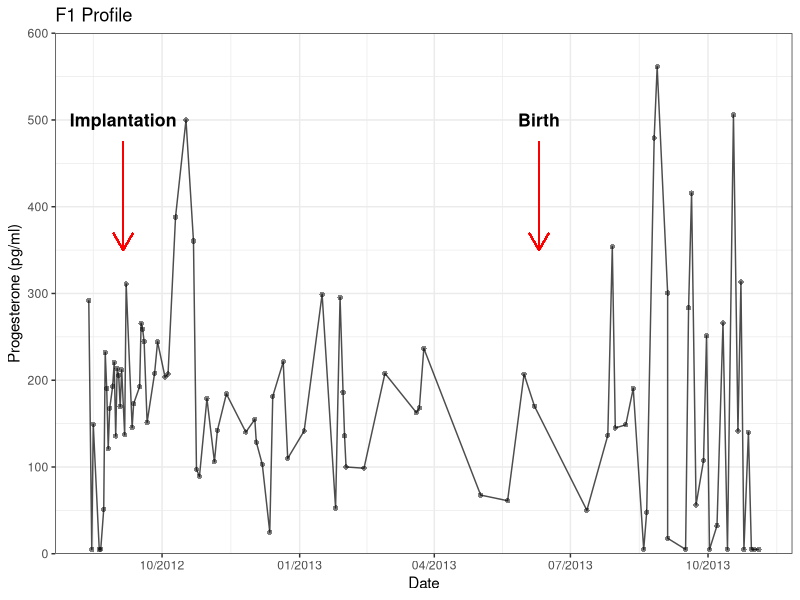

Recreate this plot in R. (Note: this script raises an error after producing the figure.)
## This script creates Progesterone plots for the harbor seal saliva manuscript


## set up ~~~~~~~~~~~~~~~~~~~~~~~~~~~~~~~~~~~~~~~~~~~~~~~~~~~~~~~~~~~~~~~~~~~~~
library(here)
library(cowplot)
library(tidyverse)
library(readxl)

#check to see that here() leads to root directory or top-level folder
here()

#if incorrect, enter `set_here(path = "...")`
#restart RStudio
#check here() again to make sure you're in the right top-level folder

#clean environment
rm(list = ls())

#import data
data <- read_excel(here("data", "Progesterone data.xlsx"))

################################
# Stats
################################

#how many samples (n) per animal
data %>%
  count(ID)

#rename P column
colnames(data)[4] <- "Progesterone"

#summary stats 
data %>%
  group_by(ID) %>%
  summarise(min = min(Progesterone),
            mean = mean(Progesterone),
            max = max(Progesterone),
            sd = sd(Progesterone))

################################
# Individual plots
################################

#pull out f1 data
f1 <- data %>%
  filter(ID == "F1") 

#format date column
f1 <- f1 %>% 
  mutate(f1, Date = as.Date(Date, format = "%Y"))

#F1 plot
f1.plot <- ggplot(f1, aes(x = Date)) +
  geom_line(aes(y = Progesterone), lty = 1, alpha = 0.7) +
  geom_point(aes(y = Progesterone), shape = 16, alpha = 0.5) +
  labs(title = "F1 Profile", y = "Progesterone (pg/ml)") +
  theme_bw() +
  scale_y_continuous(expand = c(0,0), limits = c(0, 600)) +
  scale_x_date(date_labels = "%m/%Y") 

#add labels and arrows
f1.plot +
  annotate("text", x = as.Date("2012-09-5"), y = 500, label = "Implantation", fontface = "bold", size = 4.5) +
  geom_segment(aes(x = as.Date("2012-09-5"), y = 475, xend = as.Date("2012-09-5"), yend = 350),
                               arrow = arrow(length = unit(0.5, "cm")), color = "red") +
  annotate("text", x = as.Date("2013-06-10"), y = 500, label = "Birth", fontface = "bold", size = 4.5) +
  geom_segment(aes(x = as.Date("2013-06-10"), y = 475, xend = as.Date("2013-06-10"), yend = 350),
               arrow = arrow(length = unit(0.5, "cm")), color = "red")


#turn off graphics panel in R studio
graphics.off()

#open new window, change size if needed
windows(8,6, record=T)

print(f1.plot)

ggsave(here("output", "F1 profile.png"))


##################################

#pull out f2 data
f2 <- data %>%
  filter(ID == "F2") 

#clean up date column
f2 <- f2 %>% 
  mutate(f2, Date = as.Date(Date, format = "%Y"))

#F2 plot
f2.plot <- ggplot(f2, aes(x = Date)) +
  geom_line(aes(y = Progesterone), lty = 1, alpha = 0.7) +
  geom_point(aes(y = Progesterone), shape = 16, alpha = 0.5) +
  labs(title = "F2 Profile", y = "Progesterone (pg/ml)") +
  theme_bw() +
  scale_y_continuous(expand = c(0,0), limits = c(0, 800)) +
  scale_x_date(date_labels = "%m/%Y") 

#add labels and arrows
f2.plot +
  annotate("text", x = as.Date("2014-07-30"), y = 700, label = "Implantation", fontface = "bold", size = 4.5) +
  geom_segment(aes(x = as.Date("2014-07-30"), y = 675, xend = as.Date("2014-07-30"), yend = 600),
               arrow = arrow(length = unit(0.5, "cm")), color = "red") +
  annotate("text", x = as.Date("2015-05-31"), y = 700, label = "Birth", fontface = "bold", size = 4.5) +
  geom_segment(aes(x = as.Date("2015-05-31"), y = 675, xend = as.Date("2015-05-31"), yend = 550),
               arrow = arrow(length = unit(0.5, "cm")), color = "red")


#turn off graphics panel in R studio
graphics.off()

#open new window, change size if needed
windows(8,6, record=T)

print(f2.plot)

ggsave(here("output", "F2 profile.png"))

